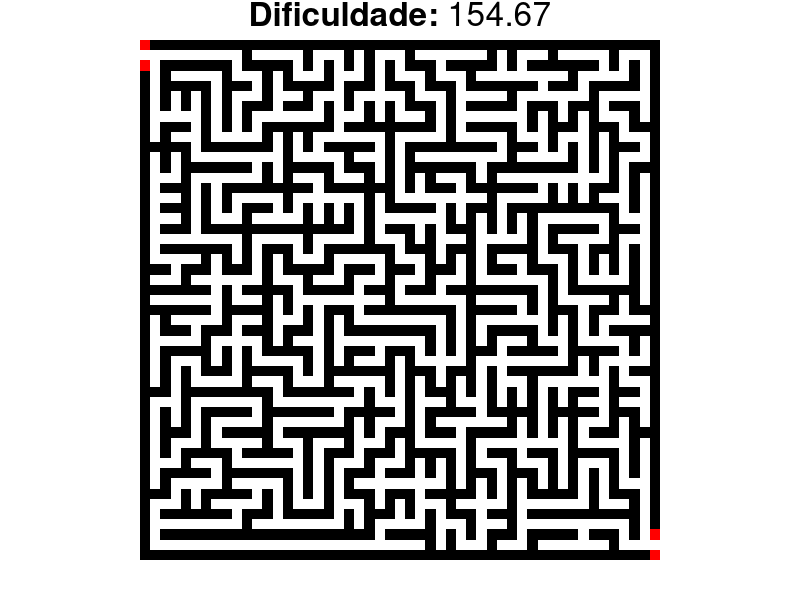
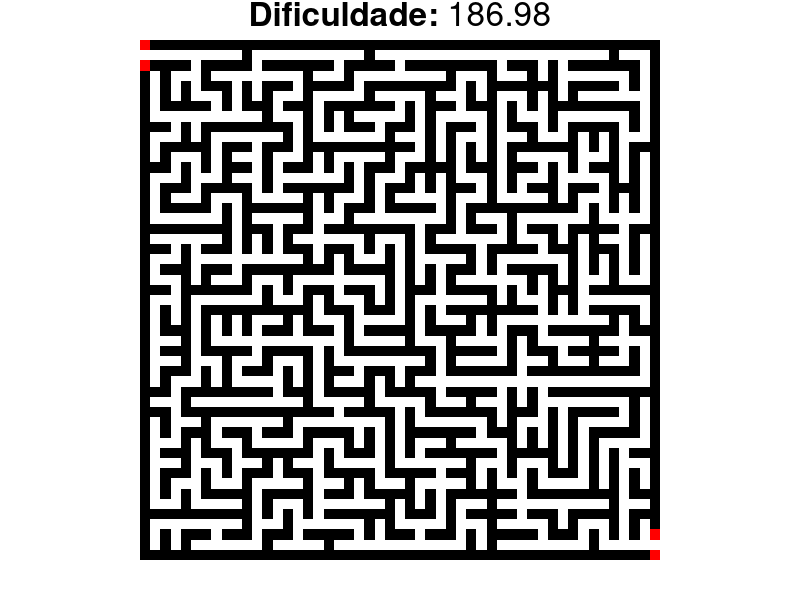

Generate these figures, in order, with R: (Note: a time limit stopped this script after it produced the figures.)
# NUMERO DE PLOTS PRODUZIDOS
n_plots <- 20

for(k in 1:n_plots){


# Dimensões
largura <- 51 # Ímpar
altura <- 51 # Ímpar

# Matriz
m <- matrix(rep(0, largura*altura), nrow = altura)

# Início
origem_i <- altura-1
origem_j <- 2
atual_i <- origem_i
atual_j <- origem_j
m[atual_i, atual_j] <- 1

# Estratégias
Trocar_origem <- T # Quando encontra um dos vértices, muda a origem para aquele vértice

# Trash variables
Move <- c(0, 0)
Counts <- 0
DoCount = T
Exp <- 2
CountExp <- 0

# S T A R T

repeat{

  # Counts
  if(DoCount){
    # A cada 10^Exp rodadas, aumentar Exp = Exp + 1
    # Normalmente, a cada 10^Exp rodadas, a origem é resetada
    # Isso proporciona maior ramificação a partir da origem
    # Contudo, se 10^Exp for muito baixo, às vezes é impossível completar o labirinto
    CountExp <- CountExp + 1 
    if(CountExp >= 10^Exp){
      CountExp <- 0
      Exp <- Exp + 1
    }
    
    # A cada 10^Exp rodadas, resetar a origem
    Counts <- Counts + 1
    if(Counts >= 10^Exp){
      atual_i <- origem_i
      atual_j <- origem_j
      Counts <- 0
    }
    
  }
  
  if(Trocar_origem){
    # Trocar origem, quando chegar na quina oposta
    if(atual_i == 2 && atual_j == largura-1){
      origem_i <- atual_i
      origem_j <- atual_j
    }
  }
  
  # Checar se o quadro já foi concluído
  if(sum(m==1)==((largura-1)/2)*((altura-1)/2)){
    break
  }
  # Movimento
  cimabaixo <- sample(c(-2,2), 1, prob = c(1,1))
  esquerdir <- sample(c(-2,2), 1, prob = c(1,1))
  
  # Escolher entre eixos para decidir o movimento
  horizvert <- sample(c("horiz", "vert"), 1)
  if(horizvert == "horiz"){
    Move[1] <- 0
    Move[2] <- esquerdir
  } else {
    Move[1] <- cimabaixo
    Move[2] <- 0
  }
  
  # Checar se movimento é válido com base em (atual + move/2) e (atual + Move)
  # Em seguida, mover o pixel, junto com os valores de seu rastro
  # NOTA: O valor "2" será atribuído para as casas de posição ímpar
  #       O valor "1" será atribuído para as casas de posição par
  #       RAZÃO: isso facilitará a contabilização do preenchimento do labirinto,
  #               que deverá ser feita somando apenas as casas com valor = 1.
  # (0, 0) = válido: significa que não há caminhos adiante. Pode prosseguir.
  # (2, 1) = válido: significa que o caminho irá retroceder por rota pré-existente.
  # (0, 1) = inválido:  não é permitido atravessar paredes
  if((atual_i + Move[1]) %in% 1:altura && (atual_j + Move[2]) %in% 1:largura){ # O movimento ocorrerá nos limites da matriz
    if(m[(atual_i+Move[1]), (atual_j+Move[2])]==0){
      # (0, 0) = válido: significa que não há caminhos adiante. Pode prosseguir.
      m[(atual_i+Move[1]), (atual_j+Move[2])] <- 1
      m[(atual_i+Move[1]/2), (atual_j+Move[2]/2)] <- 2
      atual_i <- atual_i+Move[1]
      atual_j <- atual_j+Move[2]
      next
    } else {
      # (2, 1) = válido: significa que o caminho irá retroceder ou avançar (e.g. a partir da origem) por rota pré-existente
      if(m[(atual_i+Move[1]/2), (atual_j+Move[2]/2)]==2){
        atual_i <- atual_i+Move[1]
        atual_j <- atual_j+Move[2]
        next
      } else {
        # (0, 1) = inválido:  não é permitido atravessar paredes
        next
      }
    }
  } else {
    next
  }
}

# image(t(apply(m, 2, rev)), asp = altura/largura, axes=FALSE, col = c("black", "white", "white"))



# D E T E R M I N E   D I F F I C U L T Y   L E V E L



# Início
QIE <- c(altura-1, 2)
QSD <- c(2, largura-1)
QSE <- c(2, 2)
QID <- c(altura-1, largura-1)

# Determinar eixos principais de ( origem e oposto )
eixos <- function(E){
  if(E == "crescente"){
    origem_i <<- QIE[1] 
    origem_j <<- QIE[2]
    oposto_i <<- QSD[1]
    oposto_j <<- QSD[2]
    swap_origem_i <<- QSD[1] 
    swap_origem_j <<- QSD[2]
    swap_oposto_i <<- QIE[1]
    swap_oposto_j <<- QIE[2]
    atual_i <<- origem_i
    atual_j <<- origem_j
  }
  if(E == "decrescente"){
    origem_i <<- QSE[1] 
    origem_j <<- QSE[2]
    oposto_i <<- QID[1]
    oposto_j <<- QID[2]
    swap_origem_i <<- QID[1] 
    swap_origem_j <<- QID[2]
    swap_oposto_i <<- QSE[1]
    swap_oposto_j <<- QSE[2]
    atual_i <<- origem_i
    atual_j <<- origem_j
  }
}

eixos("decrescente")

# Definir estratégias
Estrategia <- function(E){
  if(E == "A"){
    Estrategia_A <<- T # aumenta o valor do caminho sobre o qual passa em 1
    Estrategia_B <<- F
    Estrategia_C <<- F
  }
  if(E == "B"){
    Estrategia_A <<- F
    Estrategia_B <<- T # cada passo tem um valor crescente em 1
    Estrategia_C <<- F
  }
}
Estrategia("B")

# Trash variables
m2 <- m
Counts <- 0
Step_count <- 3
Passos <- 0
Registro_passos <- 0
Chegadas <- 0

# S T A R T

repeat{
  
  # Conferir se já chegou ao lado oposto
  if(atual_i == oposto_i && 
     atual_j == oposto_j){
    
    print(Chegadas)
    
    # Após chegar ao lado oposto, voltar ao início e repetir o processo (e registrar o número de passos obtido)
    Chegadas <- Chegadas + 1
    atual_i <- origem_i
    atual_j <- origem_j
    Registro_passos[length(Registro_passos)+1] <- Passos
    Passos <- 0
    
    # Após ocorrer 5 chegadas, mudar de lado
    if(Chegadas == 5){
      origem_i <- swap_origem_i
      origem_j <- swap_origem_j
      oposto_i <- swap_oposto_i
      oposto_j <- swap_oposto_j
      atual_i <- origem_i
      atual_j <- origem_j
    }
    
    # Após ocorrer 5 chegadas do outro lado, terminar o programa
    if(Chegadas == 10){
      break
    }
  }
  
  # Contabiliza os passos
  Passos <- Passos + 1
  
  # Movimento
  cimabaixo <- sample(c(-2,2), 1)
  esquerdir <- sample(c(-2,2), 1)
  
  # Escolher entre eixos para decidir o movimento
  horizvert <- sample(c("horiz", "vert"), 1)
  if(horizvert == "horiz"){
    Move[1] <- 0
    Move[2] <- esquerdir
  } else {
    Move[1] <- cimabaixo
    Move[2] <- 0
  }
  
  # Checar se movimento é válido
  if((atual_i + Move[1]) %in% 1:altura && (atual_j + Move[2]) %in% 1:largura){
    
    # (0, >=1) = inválido (caminho não deve atravessar paredes)
    if(m2[(atual_i+Move[1]/2), (atual_j+Move[2]/2)]==0 && m[(atual_i+Move[1]), (atual_j+Move[2])]>=1){
      next
    } else {
      
      # Estratégias
      if(Estrategia_A){ # aumenta o valor do caminho sobre o qual passa em 1
        m2[(atual_i+Move[1]), (atual_j+Move[2])] <- 1 + m2[(atual_i+Move[1]), (atual_j+Move[2])]
        m2[(atual_i+Move[1]/2), (atual_j+Move[2]/2)] <- 1 + m2[(atual_i+Move[1]), (atual_j+Move[2])]
        atual_i <- atual_i+Move[1]
        atual_j <- atual_j+Move[2]
        next
      }
      if(Estrategia_B){ # cada passo tem um valor crescente em 1
        atual_i <- atual_i+Move[1]
        atual_j <- atual_j+Move[2]
        next
      }
    }
  }
}

Dificuldade <- sum(Registro_passos)/(length(Registro_passos)-1)
Dificuldade <- round(Dificuldade/1000, 2)

print(paste0("Número de passos médio: ", Dificuldade))

# Print output
  m3 <- m
  m3[oposto_i-1, (1)] <- 3 # Entrada
  m3[oposto_i+1, (1)] <- 3 # Entrada
  m3[oposto_i, (1)] <- 1 # Entrada
  m3[origem_i-1, largura] <- 3 # Saída
  m3[origem_i+1, largura] <- 3 # Saída
  m3[origem_i, largura] <- 1 # Saída
  # 2. Create the plot
  png(paste0("Dif_", Dificuldade, ".jpg"), width = 1000, height = 1000)
  par(mar=c(2,2,2,2)) # Borderless
  image(t(apply(m3, 2, rev)), asp = altura/largura, axes=FALSE, col = c("black", "white", "white", "red"))
  mtext(bquote(paste(bold("Dificuldade: "), .(Dificuldade))), side = 3, line = 0.5, cex = 2)
  # 3. Close the file
  dev.off()

}
